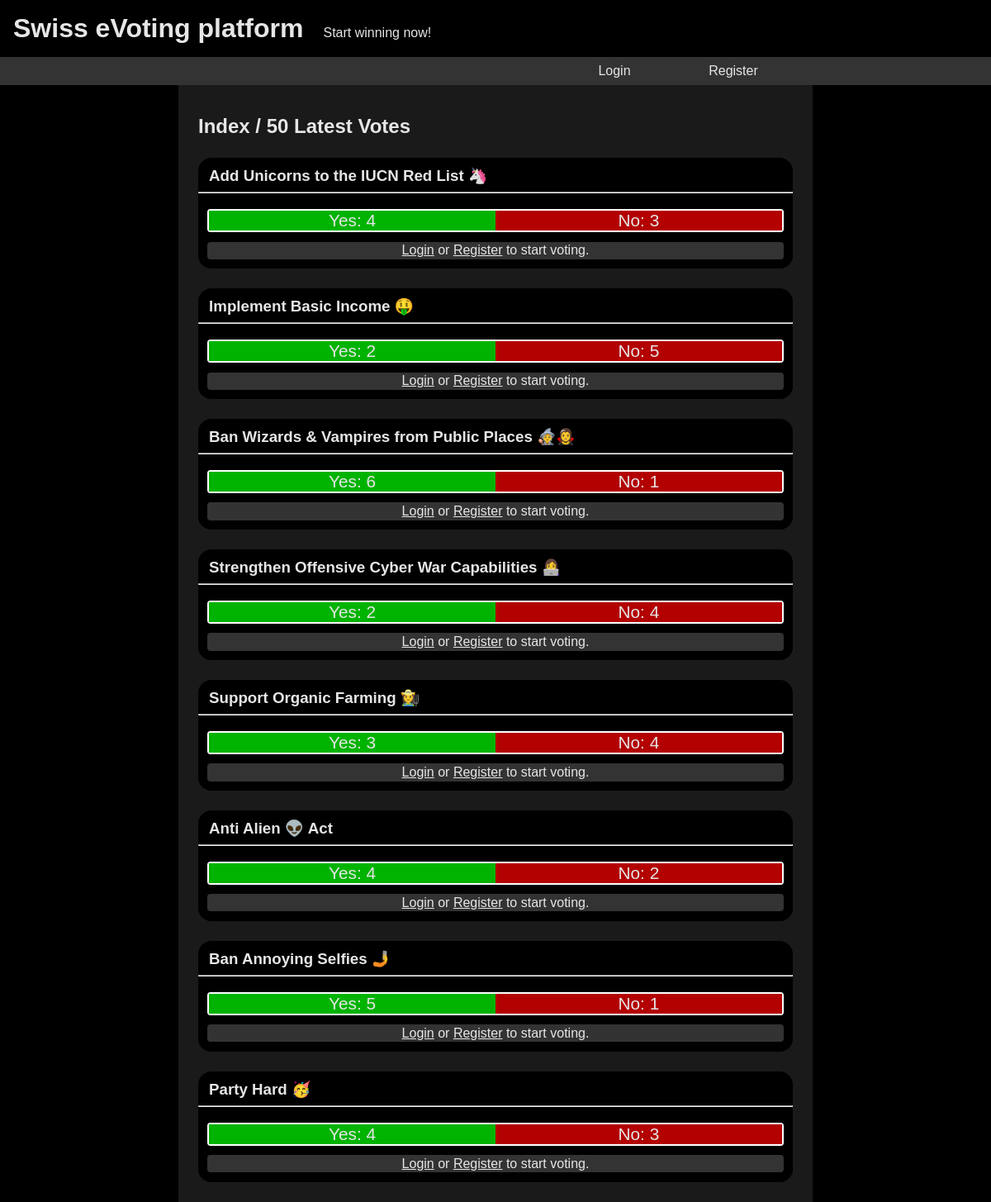
The page /index.html on the database its author committed.
### tables this page shows
CREATE TABLE polls (pollID INTEGER NOT NULL UNIQUE, title TEXT NOT NULL, description TEXT NOT NULL, 			creator TEXT NOT NULL, creatorsNotes TEXT, PRIMARY KEY(pollID));

### app.py (the view)
@app.route("/index.html")
def pageIndex():
	session = getSession(request)
	db = sqlite3.connect("data.sqlite3")
	c = db.cursor()
	c.execute("SELECT polls.pollID, title, sum(votedYes), count(votedYes) FROM polls \
		LEFT JOIN votes ON polls.pollID == votes.pollID \
		GROUP BY polls.pollID \
		ORDER BY polls.pollID DESC \
		LIMIT 50;") # sum(votesYes) is None, if count(votedYes) is 0
	polls = c.fetchall() # [(pollID_66, pollTitle_66, votesYes, votesTotal), (pollID_65, pollTitle_65, votesYes, votesTotal), ...]
	if session != None:
		c.execute("SELECT pollID, votedYes FROM votes WHERE userName = :userName;", {"userName": session[2]})
		userVotedYes = dict(c.fetchall()) # {pollID_1: 1, pollID_4: 0, ...}
	else:
		userVotedYes = {}
	db.close()
	response = make_response(render_template("index.html", session = session, polls = polls, votedYes = userVotedYes))
	if session:
		response.set_cookie(key = "session", value = session[0], max_age = session[1])
	return response

### app.py (called while the page is built, shortened)
@app.before_request
def removeSessionsExpired():
	db = sqlite3.connect("data.sqlite3")
	c = db.cursor()
	c.execute("DELETE FROM sessions WHERE expiresAfter < (SELECT datetime('now'));")
	db.commit()
	db.close()

def getSession(request):
	sessionCookie = request.cookies.get("session")
	if sessionCookie == None:
		return None

### templates/index.html
{% extends "base.html" %}
{% block content %}
<h2><a href="/index.html" class="title-link">Index / 50 Latest Votes</a></h2>
{% for poll in polls %}
<div class="vote">
	<h3><a href="/vote.html?v={{ poll[0] }}" class="title-link">{{ poll[1] }}</a></h3>
	<hr>
	<div class="vote-single">
		<div class="vote-bar">
			{% if poll[3] > 0 %}
			<div class="vote-bar-yes">Yes: {{ poll[2] }}</div><div class="vote-bar-no">No: {{ poll[3] - poll[2] }}</div>
			{% else %}
			<div class="vote-bar-yes">Yes: 0</div><div class="vote-bar-no">No: 0</div>
			{% endif %}
		</div>
		{% if session %}
			{% if votedYes.get(poll[0], None) is none %}
			<form action="/vote.html?v={{ poll[0] }}" method="post">
				<input type="hidden" value="Yes" name="vote">
				<input type="submit" value="Yes" class="vote-button vote-yes">
			</form>
			<form action="/vote.html?v={{ poll[0] }}" method="post">
				<input type="hidden" value="No" name="vote">
				<input type="submit" value="No" class="vote-button vote-no">
			</form>
			{% elif votedYes[poll[0]] %}
			<div class="voted-yes">You voted: Yes</div>
			{% else %}
			<div class="voted-no">You voted: No</div>
			{% endif %}
		{% else %}
			<div class="voted-none"><a href="/login.html" class="link">Login</a> or <a href="/register.html" class="link">Register</a> to start voting.</div>
		{% endif %}
	</div>
</div>
{% endfor %}
{% endblock %}

### templates/base.html (shortened to what this page needs)
<!DOCTYPE html>
<html>
	<head>
		<link type="text/css" rel="stylesheet" href="./main.css" />
	</head>
	<body>
		<header id="header">
			<h1><a href="/index.html">Swiss eVoting platform</a></h1><span>Start winning now!</span>
		</header>
		<nav>
			{% if session %}
			<div id="logout">
				<span>Welcome, {{ session[2] }}!</span>
				<a href="/create.html"{% if current == "create" %} class="currentPage"{% endif %}>Create Vote</a>
				<form action="/logout.html" method="post">
					<input type="submit" value="Logout">
				</form>
			</div>
			{% else %}
			<div id="login">
				<a href="/login.html"{% if current == "login" %} class="currentPage"{% endif %}>Login</a>
				<a href="/register.html"{% if current == "reg" %} class="currentPage"{% endif %}>Register</a>
			</div>
			{% endif %}
		</nav>
		<section id="content">
			{% block content %}{% endblock %}
		</section>
	</body>
</html>

### www/main.css (style rules this page uses)
body { font-family: Arial, sans-serif; margin: 0; background-color: #000000; color: #e6e6e6; display: flex; flex-flow: row wrap; justify-content: space-around; min-width: 300px; }
body > * { flex: 1 100%; }
#header h1 { margin: 0px; display: inline-block; }
#header h1 a { display: block; padding: 0.5em; text-decoration: none; color: #e6e6e6; }
#header span { padding: 0.5em; }
nav { background-color: #333333; }
#login { display: flex; justify-content: flex-end; max-width: 720px; margin: auto; padding: 0 1.5em; }
#login a, #logout a { flex: 0 0 20%; text-align: center; text-decoration: none; color: #e6e6e6; padding: 0.5em 0; }
#content { background-color: #1a1a1a; max-width: 720px; padding: 0 1.5em 1.5em 1.5em; text-align: justify; }
#content > * { margin: 1.5em 0 0 0; }
.title-link { text-decoration: none; color: #e6e6e6; }
.link { color: #e6e6e6; }
.vote { background-color: #000000; padding-top: 0.7em; border-radius: 1em; margin: 0.7em 0.7em 0 0.7em; }
.vote h3 { padding: 0 0.7em; margin: 0; }
.vote-single { background-color: #000000; border-radius: 1em; display: flex; flex-flow: row wrap; }
.vote-bar { flex: 1 1 100%; margin: 0.7em; height: 1.5em; border-radius: 4px; border: 2px solid white; display: flex; flex-flow: row nowrap; justify-content: space-between; }
.vote-bar-yes { flex: 1 1 50%; display: inline-block; background-color: #00b300; height: 100%; text-align: center; font-size: 1.3em; }
.vote-bar-no { flex: 1 1 50%; display: inline-block; background-color: #b30000; height: 100%; text-align: center; font-size: 1.3em; }
.voted-none { flex: 1 1 100%; margin: 0 0.7em 0.7em 0.7em; padding: 0.1em; border-radius: 4px; text-align: center; background-color: #333333; }

### rows shown on the page
polls: title "Add Unicorns to the IUCN Red List 🦄", poll "4", poll "3"
polls: title "Implement Basic Income 🤑", poll "2", poll "5"
polls: title "Ban Wizards & Vampires from Public Places 🧙🧛‍♀️", pollID "6", poll "1"
polls: title "Strengthen Offensive Cyber War Capabilities 👩‍💻", poll "2", poll "4"
polls: title "Support Organic Farming 👩‍🌾", poll "3", poll[3]-poll[2] "4"
polls: title "Anti Alien 👽 Act", poll "4", poll "2"
polls: title "Ban Annoying Selfies 🤳", poll "5", poll "1"
polls: title "Party Hard 🥳", poll "4", poll "3"
